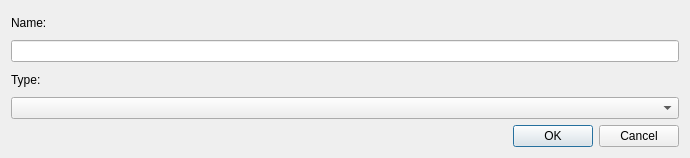
<?xml version="1.0" encoding="UTF-8"?>
<ui version="4.0">
 <class>DynamoDbAddAttributeDialog</class>
 <widget class="QDialog" name="DynamoDbAddAttributeDialog">
  <property name="geometry">
   <rect>
    <x>0</x>
    <y>0</y>
    <width>690</width>
    <height>158</height>
   </rect>
  </property>
  <property name="windowTitle">
   <string>Add Attribute</string>
  </property>
  <layout class="QVBoxLayout" name="verticalLayout">
   <item>
    <layout class="QGridLayout" name="gridLayout">
     <item row="0" column="0">
      <widget class="QLabel" name="nameLabel">
       <property name="text">
        <string>Name:</string>
       </property>
      </widget>
     </item>
     <item row="2" column="0">
      <widget class="QLabel" name="typeLabel">
       <property name="text">
        <string>Type:</string>
       </property>
      </widget>
     </item>
     <item row="1" column="0">
      <widget class="QLineEdit" name="nameEdit"/>
     </item>
     <item row="3" column="0">
      <widget class="QComboBox" name="typeCombo"/>
     </item>
    </layout>
   </item>
   <item>
    <widget class="QDialogButtonBox" name="buttonBox">
     <property name="standardButtons">
      <set>QDialogButtonBox::StandardButton::Cancel|QDialogButtonBox::StandardButton::Ok</set>
     </property>
    </widget>
   </item>
  </layout>
 </widget>
 <resources/>
 <connections/>
</ui>
